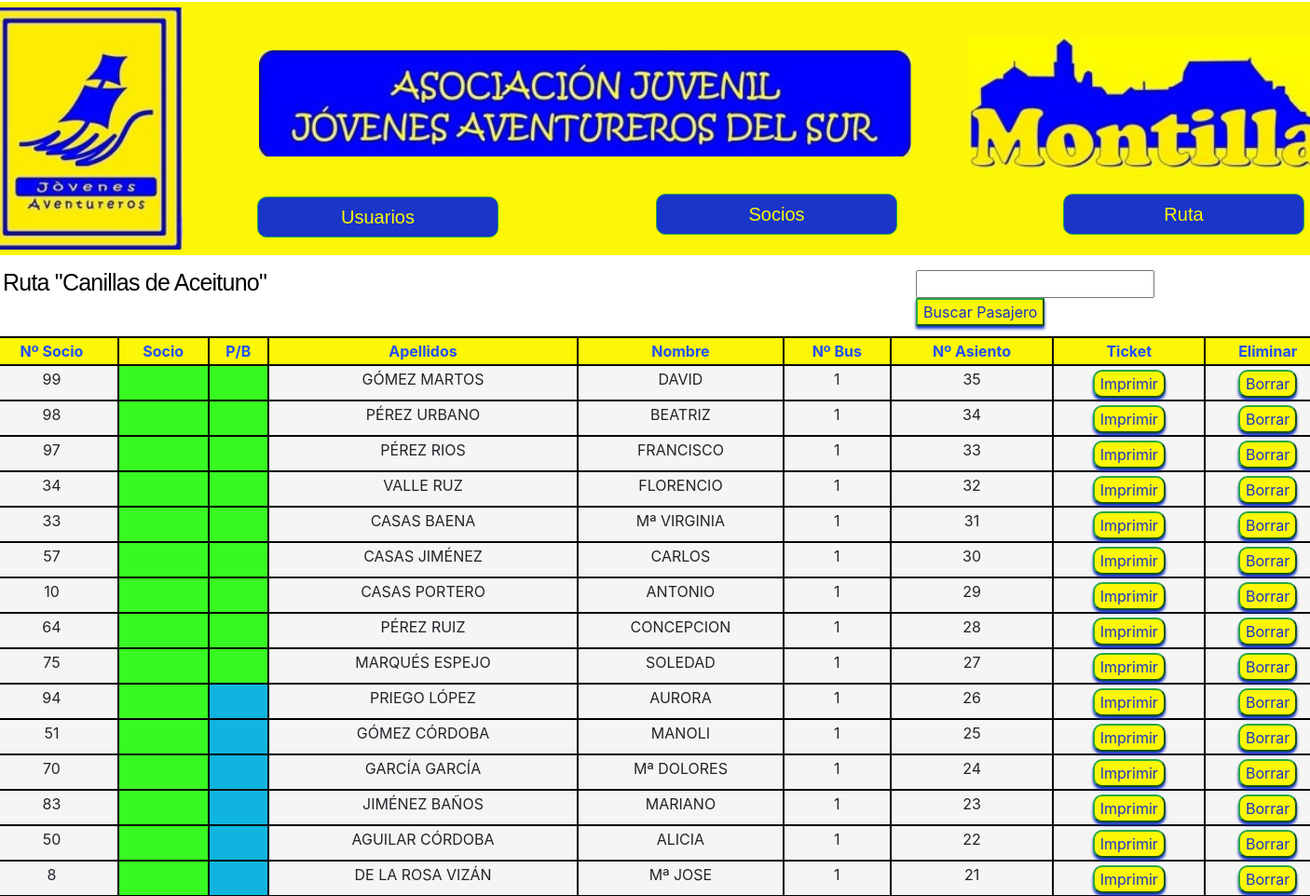
Before: /socios/mostrarInscripcionSocio/31/ (upper part) with the older database file.
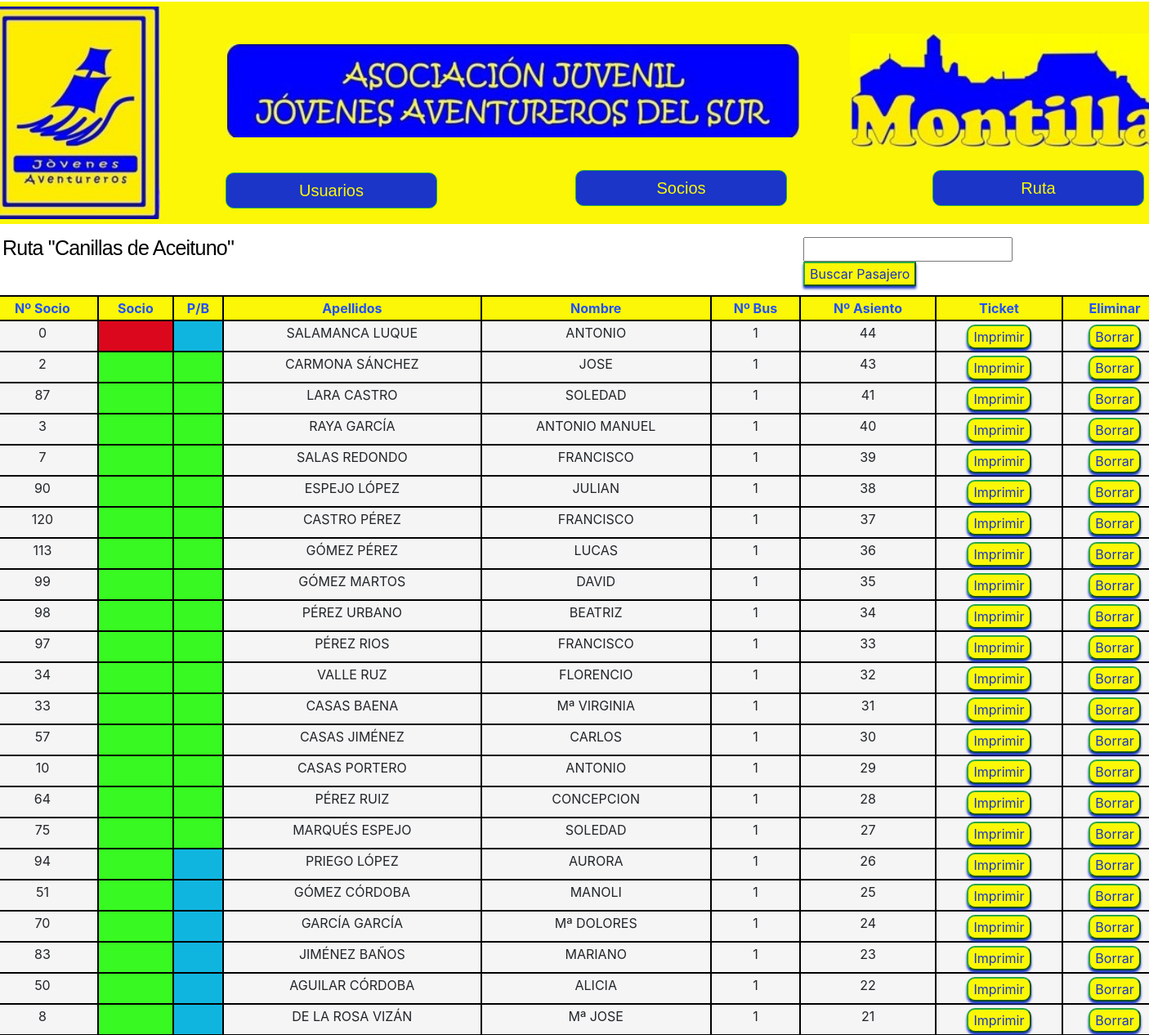
After: the same page with the newer database file.
### Socios/models.py (models this page shows, shortened)
class Inscripcion_Socio(models.Model):
    id = models.AutoField(primary_key=True)
    inscripcion = models.ForeignKey(Inscripciones, on_delete=models.CASCADE)
    socios = models.ForeignKey(Socios, on_delete=models.CASCADE)
    precio = models.PositiveIntegerField(default=0)
    numero_bus = models.PositiveIntegerField(validators=[MinValueValidator(1),MaxValueValidator(2)])
    asiento_bus = models.PositiveIntegerField(validators=[MinValueValidator(1),MaxValueValidator(110)])
    pago = models.BooleanField(default=False)
    guia = models.BooleanField(default=False)

class Socios(models.Model):
    id = models.AutoField(primary_key=True)
    numero_socio = models.IntegerField(default=0)
    nombre = models.CharField(max_length=30)
    apellidos = models.CharField(max_length=50)
    dni = models.CharField(max_length=20)
    fecha_nacimiento = models.CharField(max_length=16)
    telefono = models.CharField(max_length=20)
    codigo_postal = models.CharField(max_length=20, default=14550)
    ciudad = models.CharField(max_length=30, default="Montilla")
    provincia = models.CharField(max_length=35, default="Córdoba")
    socio = models.BooleanField(default=False)
    talla_camiseta = models.CharField(max_length=4, choices=TALLA, default=S)
    regalo = models.BooleanField(default=False)

### Socios/views.py (the view)
# urls.py: path('mostrarInscripcionSocio/<int:insid>/', listar_inscritos, name="Usuarios Inscritos"),
def listar_inscritos(request, insid):
    inscripcion = Inscripciones.objects.filter(id = insid).first()
    nombre = inscripcion.nombre
    inscripcion_socio = Inscripcion_Socio.objects.filter(inscripcion = inscripcion).order_by("-asiento_bus")
    return render(request, 'socios/mostrarInscripcionSocio.html', {'entity': inscripcion_socio, "nombre":nombre})

### Socios/templates/socios/mostrarInscripcionSocio.html
{% extends "jovenesAventureros/base.html" %}
{% load crispy_forms_tags %}
{% load static %}
{% block content %}
  <div class="overlap-groupRegister">
    <p class="gestiones" style="font-size: 25px; margin-left: -660px; margin-top: -340px;">Ruta "{{nombre}}"</p>
    <form action="buscar/" method="GET" style="margin-left: 880px; margin-top: -30px;margin-bottom: 10px;">
      <input type="text" name="usern">
      <button class="btn2 btn-success" style="background-color: #FBF707;color: rgba(26, 53, 199, 1);">Buscar Pasajero</button>
  </form>
  <div class="contenedorFormularioSocio">
    <table class ="table" style="margin-left: -70px; margin-top: 0px;">
      <thead>
        <tr>
          <th class="th">Nº Socio</th>
          <th class="th">Socio</th>
          <th class="th">P/B</th>
          <th class="th">Apellidos</th>
          <th class="th">Nombre</th>
          <th class="th">Nº Bus</th>
          <th class="th">Nº Asiento</th>
          <th class="th">Ticket</th>
          <th class="th">Eliminar</th>
        </tr>
      </thead>
      <tbody>
        {% for ins in entity %}
          <tr>
            <td class="td">{{ ins.socios.numero_socio }}</td>
            {% if ins.socios.socio is False %}
              <td class="tdr"></td>
              {% else %}
              <td class="tdv"></td>
              {% endif %}
            {% if ins.pago is False %}
              <td class="tdb"></td>
              {% else %}
              <td class="tdv"></td>
              {% endif %}
            <td class="td">{{ ins.socios.apellidos }}</td>
            <td class="td">{{ ins.socios.nombre }}</td>
            <td class="td">{{ ins.numero_bus }}</td>
            <td class="td">{{ ins.asiento_bus }}</td>
            <td class="td">
              <button type="submit" class="btn2 btn-success" style="margin-top: 2px; background-color: #FBF707; border-radius: 10px; color: rgba(26, 53, 199, 1);"><a href="{% url 'Exportar Ticket V2' ins.inscripcion.id ins.socios.id%}" style="color: rgba(26, 53, 199, 1);">Imprimir</a></button>
            </td>
            <td class="td">
              <button type="submit" class="btn2 btn-success" style="margin-top: 2px; background-color: #FBF707; border-radius: 10px; color: rgba(26, 53, 199, 1);"><a href="{% url 'Eliminar Socio Inscripcion' ins.inscripcion.id ins.socios.id%}" style="color: rgba(26, 53, 199, 1);">Borrar</a></button>
            </td>
          </tr>
        {% endfor %}
      </tbody>
    </table>
  </div>
  </div>
{% endblock %}

Changed rows visible on the page:
added Inscripcion_Socio: socios.numero_socio "0", pago False (drawn), socios.apellidos "SALAMANCA LUQUE", socios.nombre "ANTONIO", numero_bus "1", asiento_bus "44"
added Inscripcion_Socio: socios.numero_socio "2", pago True (drawn), socios.apellidos "CARMONA SÁNCHEZ", socios.nombre "JOSE", numero_bus "1", asiento_bus "43"
added Inscripcion_Socio: socios.numero_socio "87", pago True (drawn), socios.apellidos "LARA CASTRO", socios.nombre "SOLEDAD", numero_bus "1", asiento_bus "41"
added Inscripcion_Socio: socios.numero_socio "3", pago True (drawn), socios.apellidos "RAYA GARCÍA", socios.nombre "ANTONIO MANUEL", numero_bus "1", asiento_bus "40"
added Inscripcion_Socio: socios.numero_socio "7", pago True (drawn), socios.apellidos "SALAS REDONDO", socios.nombre "FRANCISCO", numero_bus "1", asiento_bus "39"
added Inscripcion_Socio: socios.numero_socio "90", pago True (drawn), socios.apellidos "ESPEJO LÓPEZ", socios.nombre "JULIAN", numero_bus "1", asiento_bus "38"
added Inscripcion_Socio: socios.numero_socio "120", pago True (drawn), socios.apellidos "CASTRO PÉREZ", socios.nombre "FRANCISCO", numero_bus "1", asiento_bus "37"
added Inscripcion_Socio: socios.numero_socio "113", pago True (drawn), socios.apellidos "GÓMEZ PÉREZ", socios.nombre "LUCAS", numero_bus "1", asiento_bus "36"
